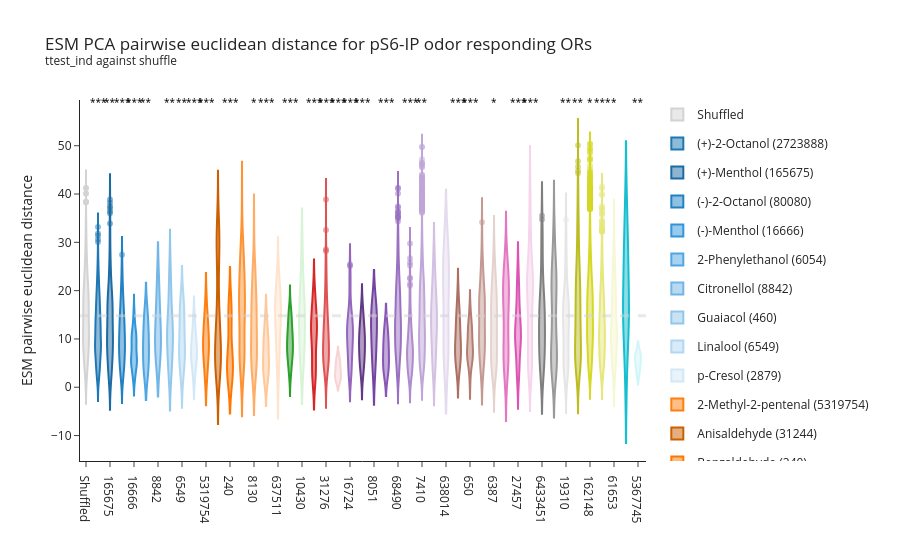

The cell this chart's notebook holds for it:
### Code cell
# Bar plot to show ESM euclidean distance between OR responding to the same ligands via pS6


fig = go.Figure()

# Randomly sample same number of comparisons for shuffled control
OR_mask = random.sample(list(ps6_df.DL_OR.unique()), 
                        50)
shuffled_data = pca_distance[(pca_distance.OR1.isin(OR_mask)) &
                             (pca_distance.OR2.isin(OR_mask))]

# Shuffled control bar
fig.add_trace(go.Violin(
    x=['Shuffled'] * len(shuffled_data),
    y=shuffled_data['ESM_Distance'],
    # error_y=dict(type='data', array=[shuffled_data['ESM_Distance'].std()]),
    name='Shuffled',
    marker=dict(color='#D3D3D3', opacity=1),
    # offsetgroup='Shuffled',
    legendgroup='Shuffled'
))

# colormap = cf.distinct_colors(ps6_df.odor_category.unique(), category = 'tab10')
category_colors = cf.distinct_colors(ps6_df.odor_category.unique(), category = 'tab10')
colormap = {}
for _category in ps6_df.odor_category.unique():     
    colormap.update(cf.generate_faded_shades(category_colors[_category],
                                     list(ps6_df[ps6_df.odor_category == _category].odor.unique())))


for _odor in ps6_df.odor.unique(): 
    
    # Subset: DL_OR comparisons
    ps6_subset = ps6_df[(ps6_df.odor == _odor) & 
                        (ps6_df.FDR < 0.05) & 
                        (ps6_df.logFC > 1)]
    if len(ps6_subset) <= 2: 
        continue
    
    cid = ps6_subset.cid.unique().astype(str).item()
    odor_group = ps6_subset.odor_category.unique().item()
    # concentration = ps6_subset.concentration.unique().astype(str).item()
    OR_mask = ps6_subset.DL_OR
    
    odor_data = pca_distance[(pca_distance.OR1.isin(OR_mask)) &
                            (pca_distance.OR2.isin(OR_mask))]
    
    fig.add_trace(go.Violin(
        x=[cid] * len(odor_data),
        y=odor_data['ESM_Distance'].values,
        name=f'{_odor} ({cid})',
        # mode = 'markers', 
        marker=dict(color=colormap[_odor],
                    opacity=0.5),
        # offsetgroup=concentration,
        legendgroup=cid
    ))
    
from scipy import stats  
label = []
label_symbols = []
for _pairs in [[0,i] for i in range(len(fig.data))]:
    tstat, pvalue = stats.ttest_ind(
        fig['data'][_pairs[0]]['y'],
        fig['data'][_pairs[1]]['y'],
        equal_var=False)
    if pvalue < 0.05: 
        label.append([_pairs[1], _pairs[1]])
        label_symbols.append(pf.format_pvalue(pvalue, p_round=1, 
                                              show='symbol'
                                              ))
        
fig = pf.add_p_value_annotation(fig, 
                                label, 
                                just_annotate = label_symbols, 
                                y_padding=False,
                                font_size=10, 
                                _format=dict(interline=0.00, text_height=1, color='black'))
# fig = pf.add_p_value_annotation(fig, 
#                                 [[0,i] for i in range(len(fig.data))], 
#                                 test_type='ttest_ind', 
#                                 # popmean = 0,  
#                                 # include_tstat=True, 
#                                 # y_padding=False, 
#                                 font_size=10,
#                                 show='symbol',
#                                 p_round=2, 
#                                 _format=dict(interline=0.00, text_height=1, color='black'))

fig.add_hline(y=shuffled_data['ESM_Distance'].mean(), line_width=3, line_dash="dash", line_color="#D3D3D3", opacity = 0.5)

fig.update_layout(
    title="ESM PCA pairwise euclidean distance for pS6-IP odor responding ORs <br><sup>ttest_ind against shuffle",
    yaxis_title="ESM pairwise euclidean distance",
    xaxis_title="",
    barmode='group'
)

fig.update_layout(template = 'simple_white')
fig.show()

fig.write_html('/mnt/data2/Justice/OR_learning/output/ESM/PCA/Cbc_esm/Cbc_esm_pairwise_odorOR_PCAdist.html')

### Figure 1 — Plotly figure (JSON) as saved in the notebook; plotly's stock layout.template omitted (floating-point values rounded to 4 significant figures; data arrays with more than 128 entries replaced by an {"elided": "..."} marker saying what was removed)
{"data": [{"legendgroup": "Shuffled", "marker": {"color": "#D3D3D3", "opacity": 1}, "name": "Shuffled", "type": "violin", "x": {"elided": "1176 str values"}, "y": {"elided": "1176 float values"}}, {"legendgroup": "2723888", "marker": {"color": "#1f77b4", "opacity": 0.5}, "name": "(+)-2-Octanol (2723888)", "type": "violin", "x": {"elided": "1711 str values"}, "y": {"elided": "1711 float values"}}, {"legendgroup": "165675", "marker": {"color": "#1c6ba3", "opacity": 0.5}, "name": "(+)-Menthol (165675)", "type": "violin", "x": {"elided": "300 str values"}, "y": {"elided": "300 float values"}}, {"legendgroup": "80080", "marker": {"color": "#2181c3", "opacity": 0.5}, "name": "(-)-2-Octanol (80080)", "type": "violin", "x": {"elided": "465 str values"}, "y": {"elided": "465 float values"}}, {"legendgroup": "16666", "marker": {"color": "#3095db", "opacity": 0.5}, "name": "(-)-Menthol (16666)", "type": "violin", "x": {"elided": "153 str values"}, "y": {"elided": "153 float values"}}, {"legendgroup": "6054", "marker": {"color": "#50a6e1", "opacity": 0.5}, "name": "2-Phenylethanol (6054)", "type": "violin", "x": ["6054", "6054", "6054", "6054", "6054", "6054", "6054", "6054", "6054", "6054"], "y": [15.69, 3.29, 4.11, 10.46, 12.44, 14.5, 9.391, 3.678, 7.713, 7.217]}, {"legendgroup": "8842", "marker": {"color": "#71b6e6", "opacity": 0.5}, "name": "Citronellol (8842)", "type": "violin", "x": ["8842", "8842", "8842", "8842", "8842", "8842"], "y": [8.833, 15.51, 21.59, 7.784, 13.08, 6.545]}, {"legendgroup": "460", "marker": {"color": "#92c7ec", "opacity": 0.5}, "name": "Guaiacol (460)", "type": "violin", "x": ["460", "460", "460", "460", "460", "460", "460", "460", "460", "460", "460", "460", "460", "460", "460", "460", "460", "460", "460", "460", "460", "460", "460", "460", "460", "460", "460", "460", "460", "460", "460", "460", "460", "460", "460", "460"], "y": [18.85, 23.45, 11.94, 26.02, 23.5, 15.05, 18.23, 16.79, 16.13, 14.94, 21.21, 20.24, 11.53, 10.51, 11.45, 11.82, 5.174, 5.164, 8.581, 6.397, 6.995, 14.09, 11.6, 4.632, 8.032, 6.172, 2.697, 12.26, 11.04, 11.04, 10.31, 9.763, 9.349, 3.464, 1.753, 1.89]}, {"legendgroup": "6549", "marker": {"color": "#b2d8f1", "opacity": 0.5}, "name": "Linalool (6549)", "type": "violin", "x": ["6549", "6549", "6549", "6549", "6549", "6549", "6549", "6549", "6549", "6549", "6549", "6549", "6549", "6549", "6549"], "y": [8.343, 6.374, 4.06, 15.5, 5.562, 2.115, 8.354, 18.71, 13.83, 6.278, 17.05, 11.92, 11.87, 8.202, 16.76]}, {"legendgroup": "2879", "marker": {"color": "#d3e8f7", "opacity": 0.5}, "name": "p-Cresol (2879)", "type": "violin", "x": ["2879", "2879", "2879", "2879", "2879", "2879", "2879", "2879", "2879", "2879", "2879", "2879", "2879", "2879", "2879", "2879", "2879", "2879", "2879", "2879", "2879", "2879", "2879", "2879", "2879", "2879", "2879", "2879", "2879", "2879", "2879", "2879", "2879", "2879", "2879", "2879"], "y": [4.357, 7.791, 5.566, 3.041, 6.333, 11.51, 6.682, 8.836, 5.621, 1.226, 1.335, 7.492, 10.65, 9.387, 13.06, 5.723, 6.208, 5.246, 5.284, 8.349, 14.25, 2.527, 8.376, 10.94, 10.47, 14.29, 7.05, 10.92, 8.559, 11.81, 5.908, 3.16, 9.524, 8.512, 15.11, 6.594]}, {"legendgroup": "5319754", "marker": {"color": "#ff7f0e", "opacity": 0.5}, "name": "2-Methyl-2-pentenal (5319754)", "type": "violin", "x": ["5319754", "5319754", "5319754", "5319754", "5319754", "5319754", "5319754", "5319754", "5319754", "5319754", "5319754", "5319754", "5319754", "5319754", "5319754", "5319754", "5319754", "5319754", "5319754", "5319754", "5319754", "5319754", "5319754", "5319754", "5319754", "5319754", "5319754", "5319754", "5319754", "5319754", "5319754", "5319754", "5319754", "5319754", "5319754", "5319754"], "y": [12.19, 9.15, 8.264, 9.457, 5.204, 12.9, 15.69, 7.384, 8.386, 8.93, 7.215, 11.34, 6.322, 3.512, 15.79, 1.046, 1.208, 4.936, 13.38, 10.86, 8.587, 2.056, 3.893, 13.55, 11.6, 7.604, 5.75, 12.4, 9.648, 9.654, 14.51, 14.49, 4.468, 7.892, 18.79, 18.88]}, {"legendgroup": "31244", "marker": {"color": "#cc5f00", "opacity": 0.5}, "name": "Anisaldehyde (31244)", "type": "violin", "x": {"elided": "171 str values"}, "y": {"elided": "171 float values"}}, {"legendgroup": "240", "marker": {"color": "#ff7700", "opacity": 0.5}, "name": "Benzaldehyde (240)", "type": "violin", "x": ["240", "240", "240", "240", "240", "240", "240", "240", "240", "240", "240", "240", "240", "240", "240"], "y": [17.04, 17.7, 13.81, 15.41, 13.92, 7.691, 3.269, 3.976, 3.994, 7.49, 4.295, 5.822, 3.22, 1.795, 1.751]}, {"legendgroup": "638011", "marker": {"color": "#ff9233", "opacity": 0.5}, "name": "Citral (638011)", "type": "violin", "x": ["638011", "638011", "638011", "638011", "638011", "638011", "638011", "638011", "638011", "638011", "638011", "638011", "638011", "638011", "638011", "638011", "638011", "638011", "638011", "638011", "638011", "638011", "638011", "638011", "638011", "638011", "638011", "638011", "638011", "638011", "638011", "638011", "638011", "638011", "638011", "638011", "638011", "638011", "638011", "638011", "638011", "638011", "638011", "638011", "638011", "638011", "638011", "638011", "638011", "638011", "638011", "638011", "638011", "638011", "638011", "638011", "638011", "638011", "638011", "638011", "638011", "638011", "638011", "638011", "638011", "638011", "638011", "638011", "638011", "638011", "638011", "638011", "638011", "638011", "638011", "638011", "638011", "638011", "638011", "638011", "638011", "638011", "638011", "638011", "638011", "638011", "638011", "638011", "638011", "638011", "638011", "638011", "638011", "638011", "638011", "638011", "638011", "638011", "638011", "638011", "638011", "638011", "638011", "638011", "638011", "638011", "638011", "638011", "638011", "638011", "638011", "638011", "638011", "638011", "638011", "638011", "638011", "638011", "638011", "638011"], "y": [6.271, 11.04, 13.78, 15.43, 10.68, 11.53, 8.385, 9.504, 14.41, 20.58, 6.848, 15.39, 16.9, 20.45, 23.79, 15.74, 18.12, 21.2, 15.96, 16.44, 14.1, 15.77, 20.39, 26.29, 5.772, 15.17, 13.41, 25.59, 29.72, 2.862, 6.995, 2.011, 0.9277, 4.166, 8.833, 7.4, 21.41, 17.88, 25.82, 27.91, 23.41, 15.27, 7.193, 4.314, 2.814, 6.888, 11.23, 8.259, 23.26, 20.63, 28.68, 30.6, 25.59, 14.51, 5.645, 6.071, 7.111, 8.079, 1.907, 17.22, 21.84, 28.05, 31.86, 20.24, 8.593, 1.52, 2.71, 6.957, 5.671, 19.4, 17.45, 24.87, 27.54, 21.46, 14.19, 4.091, 8.476, 6.532, 20.82, 18.37, 26.09, 28.43, 22.96, 14.35, 4.904, 6.387, 17.88, 15.01, 22.19, 25.09, 19.53, 15.63, 6.374, 13.07, 14.81, 20.05, 24.49, 14.63, 15.23, 15.48, 20.59, 26.42, 30.52, 18.39, 9.378, 22.83, 22.54, 29.91, 4.319, 18.61, 9.569, 10.09, 21.37, 29.88, 8.315, 19.48, 34.98, 27.29, 39.71, 22.64]}, {"legendgroup": "8130", "marker": {"color": "#ffad66", "opacity": 0.5}, "name": "Heptanal (8130)", "type": "violin", "x": ["8130", "8130", "8130", "8130", "8130", "8130", "8130", "8130", "8130", "8130", "8130", "8130", "8130", "8130", "8130", "8130", "8130", "8130", "8130", "8130", "8130", "8130", "8130", "8130", "8130", "8130", "8130", "8130", "8130", "8130", "8130", "8130", "8130", "8130", "8130", "8130", "8130", "8130", "8130", "8130", "8130", "8130", "8130", "8130", "8130", "8130", "8130", "8130", "8130", "8130", "8130", "8130", "8130", "8130", "8130", "8130", "8130", "8130", "8130", "8130", "8130", "8130", "8130", "8130", "8130", "8130", "8130", "8130", "8130", "8130", "8130", "8130", "8130", "8130", "8130", "8130", "8130", "8130", "8130", "8130", "8130", "8130", "8130", "8130", "8130", "8130", "8130", "8130", "8130", "8130", "8130", "8130", "8130", "8130", "8130", "8130", "8130", "8130", "8130", "8130", "8130", "8130", "8130", "8130", "8130"], "y": [0.5541, 4.232, 2.933, 2.57, 13.33, 8.833, 6.08, 21.22, 0.8583, 6.386, 6.872, 13.73, 17.36, 19.39, 4.667, 3.444, 3.025, 12.81, 8.282, 5.538, 21.36, 1.295, 6.894, 6.789, 14.02, 17.8, 19.84, 4.015, 1.669, 17.34, 12.15, 9.306, 23.36, 4.299, 5.994, 10.51, 15.01, 16.99, 15.18, 2.882, 15.58, 11.65, 8.96, 19.48, 2.173, 3.453, 6.793, 11.42, 14.51, 18.16, 15.78, 10.83, 7.993, 22.35, 2.655, 5.682, 8.968, 14.27, 16.9, 16.83, 6.465, 8.649, 24.24, 13.69, 18.49, 11.57, 21.05, 27.11, 32.36, 2.846, 25.69, 9.484, 15.02, 10.7, 20.3, 25.3, 26.61, 24.52, 6.788, 12.38, 9.221, 18.39, 22.98, 23.9, 20.45, 17.86, 15.32, 8.905, 12.99, 33.6, 5.61, 6.388, 12.89, 16.51, 19.33, 8.195, 9.19, 11.22, 17.23, 9.762, 15.55, 24.88, 6.801, 24.78, 22.14]}, {"legendgroup": "454", "marker": {"color": "#ffc899", "opacity": 0.5}, "name": "Octanal (454)", "type": "violin", "x": ["454", "454", "454", "454", "454", "454", "454", "454", "454", "454", "454", "454", "454", "454", "454", "454", "454", "454", "454", "454", "454", "454", "454", "454", "454", "454", "454", "454"], "y": [14.17, 14.73, 11.23, 8.493, 11.6, 13.63, 8.853, 0.5541, 4.232, 10.05, 2.933, 0.8583, 6.386, 4.667, 10.49, 3.444, 1.295, 6.894, 5.827, 4.015, 4.299, 5.994, 9.048, 10.02, 9.01, 2.173, 3.453, 5.61]}, {"legendgroup": "637511", "marker": {"color": "#ffe3cc", "opacity": 0.5}, "name": "Trans-cinnamaldehyde (637511)", "type": "violin", "x": ["637511", "637511", "637511", "637511", "637511", "637511", "637511", "637511", "637511", "637511", "637511", "637511", "637511", "637511", "637511"], "y": [16.84, 12.87, 12.68, 17.38, 6.755, 13.23, 14.21, 20.54, 23.54, 1.055, 7.475, 17.32, 6.67, 16.77, 19.47]}, {"legendgroup": "264", "marker": {"color": "#2ca02c", "opacity": 0.5}, "name": "Butyric acid (264)", "type": "violin", "x": ["264", "264", "264", "264", "264", "264", "264", "264", "264", "264", "264", "264", "264", "264", "264", "264", "264", "264", "264", "264", "264", "264", "264", "264", "264", "264", "264", "264", "264", "264", "264", "264", "264", "264", "264", "264", "264", "264", "264", "264", "264", "264", "264", "264", "264", "264", "264", "264", "264", "264", "264", "264", "264", "264", "264", "264", "264", "264", "264", "264", "264", "264", "264", "264", "264", "264", "264", "264", "264", "264", "264", "264", "264", "264", "264", "264", "264", "264"], "y": [3.371, 6.818, 14.24, 12.97, 5.275, 14.78, 9.95, 15.26, 13.8, 7.414, 16.08, 14.42, 7.465, 13.2, 11.14, 5.675, 14.45, 12.05, 16.03, 14.73, 6.259, 14.45, 11.63, 8.302, 8.536, 1.79, 8.135, 5.725, 8.618, 7.273, 3.758, 10.88, 12.17, 3.744, 9.178, 3.163, 11.91, 8.069, 8.159, 6.988, 3.191, 8.724, 8.673, 6.765, 13.46, 11.32, 11.06, 5.662, 3.362, 5.09, 9.508, 7.031, 10.39, 9.061, 3.171, 11.41, 11.63, 10.17, 5.027, 5.409, 8.279, 6.076, 11.83, 7.401, 5.881, 9.459, 15.0, 17.68, 1.569, 10.7, 11.1, 16.39, 9.693, 11.31, 16.04, 8.672, 8.512, 6.941]}, {"legendgroup": "10430", "marker": {"color": "#d7f4d7", "opacity": 0.5}, "name": "Isovaleric acid (10430)", "type": "violin", "x": ["10430", "10430", "10430", "10430", "10430", "10430", "10430", "10430", "10430", "10430"], "y": [18.54, 11.9, 5.703, 14.34, 7.323, 14.06, 27.81, 6.849, 20.59, 14.73]}, {"legendgroup": "7762", "marker": {"color": "#d62728", "opacity": 0.5}, "name": "Ethyl butyrate (7762)", "type": "violin", "x": ["7762", "7762", "7762", "7762", "7762", "7762", "7762", "7762", "7762", "7762", "7762", "7762", "7762", "7762", "7762", "7762", "7762", "7762", "7762", "7762", "7762", "7762", "7762", "7762", "7762", "7762", "7762", "7762", "7762", "7762", "7762", "7762", "7762", "7762", "7762", "7762", "7762", "7762", "7762", "7762", "7762", "7762", "7762", "7762", "7762"], "y": [1.213, 1.537, 4.21, 5.195, 7.697, 12.51, 14.6, 15.79, 9.658, 2.27, 3.0, 3.986, 8.51, 13.72, 15.82, 16.99, 10.36, 5.025, 5.99, 6.254, 12.09, 14.18, 15.62, 10.65, 0.9864, 10.95, 16.71, 18.8, 19.91, 12.31, 11.83, 17.69, 19.78, 20.86, 13.02, 9.945, 11.7, 14.01, 14.13, 2.099, 4.073, 10.67, 2.795, 12.12, 11.44]}, {"legendgroup": "31276", "marker": {"color": "#df5253", "opacity": 0.5}, "name": "Isoamyl acetate (31276)", "type": "violin", "x": {"elided": "276 str values"}, "y": {"elided": "276 float values"}}, {"legendgroup": "4133", "marker": {"color": "#f7d3d4", "opacity": 0.5}, "name": "Methyl salicylate (4133)", "type": "violin", "x": ["4133", "4133", "4133", "4133", "4133", "4133", "4133", "4133", "4133", "4133"], "y": [1.813, 3.981, 2.468, 2.398, 5.778, 4.281, 1.659, 1.615, 6.111, 4.499]}, {"legendgroup": "16724", "marker": {"color": "#9467bd", "opacity": 0.5}, "name": "(+)-Carvone (16724)", "type": "violin", "x": ["16724", "16724", "16724", "16724", "16724", "16724", "16724", "16724", "16724", "16724", "16724", "16724", "16724", "16724", "16724", "16724", "16724", "16724", "16724", "16724", "16724", "16724", "16724", "16724", "16724", "16724", "16724", "16724", "16724", "16724", "16724", "16724", "16724", "16724", "16724", "16724", "16724", "16724", "16724", "16724", "16724", "16724", "16724", "16724", "16724", "16724", "16724", "16724", "16724", "16724", "16724", "16724", "16724", "16724", "16724", "16724", "16724", "16724", "16724", "16724", "16724", "16724", "16724", "16724", "16724", "16724", "16724", "16724", "16724", "16724", "16724", "16724", "16724", "16724", "16724", "16724", "16724", "16724", "16724", "16724", "16724", "16724", "16724", "16724", "16724", "16724", "16724", "16724", "16724", "16724", "16724", "16724", "16724", "16724", "16724", "16724", "16724", "16724", "16724", "16724", "16724", "16724", "16724", "16724", "16724", "16724", "16724", "16724", "16724", "16724", "16724", "16724", "16724", "16724", "16724", "16724", "16724", "16724", "16724", "16724"], "y": [14.85, 11.04, 11.52, 17.48, 21.88, 23.89, 25.42, 18.8, 13.91, 23.82, 21.88, 22.2, 25.09, 16.36, 7.43, 4.843, 5.873, 9.187, 7.047, 9.036, 10.66, 6.454, 2.319, 13.62, 7.192, 11.02, 14.04, 5.148, 8.355, 1.623, 12.45, 11.31, 13.33, 14.63, 7.825, 3.064, 13.77, 11.09, 11.69, 14.74, 5.435, 3.808, 14.0, 11.71, 13.71, 14.82, 7.342, 3.709, 12.66, 11.32, 10.77, 13.76, 4.903, 4.086, 12.03, 13.1, 15.2, 15.18, 11.29, 22.35, 13.02, 19.63, 22.43, 14.3, 14.26, 2.027, 3.692, 6.45, 8.243, 12.01, 1.247, 9.4, 11.5, 7.773, 15.08, 2.103, 8.023, 10.27, 12.7, 2.571, 10.26, 11.92, 9.613, 17.11, 8.381, 11.6, 11.82, 3.548, 9.639, 10.81, 10.34, 18.44, 5.519, 7.212, 5.472, 4.569, 7.592, 2.441, 11.39, 12.31, 8.048, 9.892, 12.98, 3.536, 6.856, 10.77, 2.733, 1.75, 8.78, 16.58, 8.17, 10.26, 7.063, 14.9, 3.092, 6.412, 14.81, 9.504, 17.76, 8.949]}, {"legendgroup": "439570", "marker": {"color": "#613985", "opacity": 0.5}, "name": "(-)-Carvone (439570)", "type": "violin", "x": ["439570", "439570", "439570", "439570", "439570", "439570", "439570", "439570", "439570", "439570", "439570", "439570", "439570", "439570", "439570", "439570", "439570", "439570", "439570", "439570", "439570", "439570", "439570", "439570", "439570", "439570", "439570", "439570", "439570", "439570", "439570", "439570", "439570", "439570", "439570", "439570"], "y": [3.748, 4.843, 5.873, 6.454, 13.62, 7.192, 11.02, 8.355, 7.416, 8.842, 9.972, 17.18, 9.072, 14.52, 10.03, 1.623, 7.825, 13.77, 11.09, 11.69, 3.808, 7.342, 12.66, 11.32, 10.77, 4.086, 7.212, 5.472, 4.569, 11.39, 10.77, 2.733, 16.58, 8.17, 14.9, 14.81]}, {"legendgroup": "8051", "marker": {"color": "#7445a0", "opacity": 0.5}, "name": "2-Heptanone (8051)", "type": "violin", "x": ["8051", "8051", "8051", "8051", "8051", "8051", "8051", "8051", "8051", "8051"], "y": [8.493, 8.305, 13.94, 14.79, 5.639, 17.86, 17.34, 12.67, 11.83, 2.782]}, {"legendgroup": "11583", "marker": {"color": "#8856b5", "opacity": 0.5}, "name": "2-Hexanone (11583)", "type": "violin", "x": ["11583", "11583", "11583", "11583", "11583", "11583", "11583", "11583", "11583", "11583"], "y": [3.814, 4.502, 9.717, 8.385, 8.285, 12.67, 11.83, 6.632, 4.459, 2.782]}, {"legendgroup": "68490", "marker": {"color": "#9a70c1", "opacity": 0.5}, "name": "2-Hydroxy acetophenone (68490)", "type": "violin", "x": {"elided": "1830 str values"}, "y": {"elided": "1830 float values"}}, {"legendgroup": "8500", "marker": {"color": "#ad8bcc", "opacity": 0.5}, "name": "4-Methylacetophenone (8500)", "type": "violin", "x": {"elided": "231 str values"}, "y": {"elided": "231 float values"}}, {"legendgroup": "7410", "marker": {"color": "#c0a6d8", "opacity": 0.5}, "name": "Acetophenone (7410)", "type": "violin", "x": {"elided": "8128 str values"}, "y": {"elided": "8128 float values"}}, {"legendgroup": "32052", "marker": {"color": "#d3c0e3", "opacity": 0.5}, "name": "β-Damascone (32052)", "type": "violin", "x": ["32052", "32052", "32052", "32052", "32052", "32052", "32052", "32052", "32052", "32052", "32052", "32052", "32052", "32052", "32052", "32052", "32052", "32052", "32052", "32052", "32052", "32052", "32052", "32052", "32052", "32052", "32052", "32052", "32052", "32052", "32052", "32052", "32052", "32052", "32052", "32052", "32052", "32052", "32052", "32052", "32052", "32052", "32052", "32052", "32052", "32052", "32052", "32052", "32052", "32052", "32052", "32052", "32052", "32052", "32052"], "y": [12.45, 4.049, 10.84, 23.79, 22.28, 16.35, 19.82, 15.82, 12.79, 8.861, 15.45, 21.62, 16.32, 16.06, 17.54, 18.28, 13.99, 13.87, 16.53, 11.7, 27.8, 26.32, 20.09, 23.74, 19.82, 16.68, 11.79, 27.22, 25.01, 14.9, 19.41, 17.28, 13.58, 6.36, 2.504, 13.65, 10.02, 10.02, 13.65, 20.89, 11.18, 7.532, 7.739, 11.44, 18.74, 4.529, 4.441, 3.97, 9.328, 4.48, 7.062, 13.68, 3.73, 11.04, 7.31]}, {"legendgroup": "638014", "marker": {"color": "#e5dbef", "opacity": 0.5}, "name": "β-Ionone (638014)", "type": "violin", "x": ["638014", "638014", "638014", "638014", "638014", "638014", "638014", "638014", "638014", "638014"], "y": [6.447, 22.55, 25.68, 7.6, 19.11, 20.38, 8.938, 9.008, 27.97, 29.05]}, {"legendgroup": "536095", "marker": {"color": "#ab6f63", "opacity": 0.5}, "name": "DHB (536095)", "type": "violin", "x": ["536095", "536095", "536095", "536095", "536095", "536095", "536095", "536095", "536095", "536095", "536095", "536095", "536095", "536095", "536095", "536095", "536095", "536095", "536095", "536095", "536095", "536095", "536095", "536095", "536095", "536095", "536095", "536095"], "y": [4.357, 8.385, 9.416, 4.12, 7.994, 6.89, 13.09, 4.243, 5.535, 6.672, 7.522, 9.053, 14.34, 5.134, 9.412, 10.59, 11.06, 17.84, 12.21, 7.148, 14.52, 14.38, 12.09, 2.772, 16.99, 14.85, 7.336, 19.63]}, {"legendgroup": "650", "marker": {"color": "#b37d72", "opacity": 0.5}, "name": "Diacetyl (650)", "type": "violin", "x": ["650", "650", "650", "650", "650", "650", "650", "650", "650", "650", "650", "650", "650", "650", "650", "650", "650", "650", "650", "650", "650"], "y": [16.01, 10.33, 6.788, 6.274, 5.711, 11.64, 5.932, 12.69, 14.36, 11.8, 12.01, 6.941, 8.569, 7.254, 7.748, 1.688, 8.438, 4.851, 9.094, 5.816, 12.37]}, {"legendgroup": "5281517", "marker": {"color": "#c49991", "opacity": 0.5}, "name": "E-beta-Farnesene (5281517)", "type": "violin", "x": {"elided": "231 str values"}, "y": {"elided": "231 float values"}}, {"legendgroup": "6387", "marker": {"color": "#e4d2ce", "opacity": 0.5}, "name": "TBM (6387)", "type": "violin", "x": {"elided": "136 str values"}, "y": {"elided": "136 float values"}}, {"legendgroup": "31252", "marker": {"color": "#e377c2", "opacity": 0.5}, "name": "2,5-Dimethylpyrazine (31252)", "type": "violin", "x": ["31252", "31252", "31252", "31252", "31252", "31252", "31252", "31252", "31252", "31252", "31252", "31252", "31252", "31252", "31252", "31252", "31252", "31252", "31252", "31252", "31252", "31252", "31252", "31252", "31252", "31252", "31252", "31252", "31252", "31252", "31252", "31252", "31252", "31252", "31252", "31252", "31252", "31252", "31252", "31252", "31252", "31252", "31252", "31252", "31252", "31252", "31252", "31252", "31252", "31252", "31252", "31252", "31252", "31252", "31252"], "y": [20.17, 19.51, 26.12, 19.84, 23.82, 28.93, 27.03, 18.18, 24.96, 22.6, 5.1, 6.978, 4.854, 19.58, 25.89, 24.48, 18.68, 22.51, 11.1, 6.973, 0.4222, 14.49, 20.79, 19.39, 13.98, 17.43, 6.208, 6.569, 18.43, 24.04, 23.05, 19.73, 21.47, 9.265, 14.76, 21.04, 19.66, 14.36, 17.72, 6.333, 6.417, 4.901, 6.039, 3.043, 9.209, 1.899, 10.79, 4.06, 15.13, 8.896, 2.213, 13.96, 6.784, 10.96, 12.25]}, {"legendgroup": "27457", "marker": {"color": "#dc55b3", "opacity": 0.5}, "name": "2-Ethyl-3-methylpyrazine (27457)", "type": "violin", "x": ["27457", "27457", "27457", "27457", "27457", "27457", "27457", "27457", "27457", "27457", "27457", "27457", "27457", "27457", "27457", "27457", "27457", "27457", "27457", "27457", "27457", "27457", "27457", "27457", "27457", "27457", "27457", "27457", "27457", "27457", "27457", "27457", "27457", "27457", "27457", "27457", "27457", "27457", "27457", "27457", "27457", "27457", "27457", "27457", "27457", "27457", "27457", "27457", "27457", "27457", "27457", "27457", "27457", "27457", "27457", "27457", "27457", "27457", "27457", "27457", "27457", "27457", "27457", "27457", "27457", "27457"], "y": [3.326, 2.608, 2.478, 22.74, 17.02, 12.11, 13.06, 12.15, 21.89, 20.27, 13.18, 5.667, 5.394, 25.11, 19.66, 13.98, 15.14, 15.38, 25.05, 23.5, 15.82, 0.4222, 20.2, 14.43, 9.87, 10.69, 9.718, 19.39, 17.84, 10.59, 20.27, 14.54, 9.79, 10.66, 10.03, 19.66, 18.15, 10.7, 6.165, 11.46, 10.08, 13.89, 10.72, 12.41, 9.727, 7.267, 5.748, 7.836, 8.567, 9.031, 3.847, 1.526, 9.516, 15.34, 15.08, 4.668, 8.821, 13.92, 13.78, 3.494, 9.796, 8.127, 5.669, 2.507, 10.83, 10.42]}, {"legendgroup": "1049", "marker": {"color": "#f6d4ec", "opacity": 0.5}, "name": "Pyridine (1049)", "type": "violin", "x": {"elided": "946 str values"}, "y": {"elided": "946 float values"}}, {"legendgroup": "6433451", "marker": {"color": "#7f7f7f", "opacity": 0.5}, "name": "2-Butene-1-thiol (6433451)", "type": "violin", "x": ["6433451", "6433451", "6433451", "6433451", "6433451", "6433451", "6433451", "6433451", "6433451", "6433451", "6433451", "6433451", "6433451", "6433451", "6433451", "6433451", "6433451", "6433451", "6433451", "6433451", "6433451", "6433451", "6433451", "6433451", "6433451", "6433451", "6433451", "6433451", "6433451", "6433451", "6433451", "6433451", "6433451", "6433451", "6433451", "6433451", "6433451", "6433451", "6433451", "6433451", "6433451", "6433451", "6433451", "6433451", "6433451", "6433451", "6433451", "6433451", "6433451", "6433451", "6433451", "6433451", "6433451", "6433451", "6433451", "6433451", "6433451", "6433451", "6433451", "6433451", "6433451", "6433451", "6433451", "6433451", "6433451", "6433451", "6433451", "6433451", "6433451", "6433451", "6433451", "6433451", "6433451", "6433451", "6433451", "6433451", "6433451", "6433451"], "y": [6.221, 5.388, 7.36, 9.306, 9.151, 9.341, 8.032, 17.09, 26.41, 9.701, 9.258, 11.41, 4.169, 11.29, 12.62, 4.078, 3.14, 8.936, 22.98, 32.01, 15.87, 15.3, 17.45, 7.571, 8.622, 4.461, 6.614, 4.774, 22.24, 31.69, 14.56, 14.36, 16.48, 2.089, 11.8, 14.11, 4.773, 18.55, 28.18, 10.8, 11.35, 13.03, 12.51, 15.23, 4.726, 20.12, 29.7, 12.53, 13.2, 14.76, 3.886, 7.972, 26.24, 35.51, 18.74, 18.4, 20.54, 11.1, 25.89, 34.75, 18.94, 18.31, 20.44, 22.7, 32.34, 14.81, 15.07, 16.99, 9.649, 7.888, 7.884, 5.784, 17.53, 17.4, 15.38, 1.424, 2.234, 2.151]}, {"legendgroup": "15510", "marker": {"color": "#999999", "opacity": 0.5}, "name": "Cyclopentanethiol (15510)", "type": "violin", "x": {"elided": "136 str values"}, "y": {"elided": "136 float values"}}, {"legendgroup": "19310", "marker": {"color": "#e5e5e5", "opacity": 0.5}, "name": "Dimethyl trisulfide (19310)", "type": "violin", "x": {"elided": "231 str values"}, "y": {"elided": "231 float values"}}, {"legendgroup": "16867", "marker": {"color": "#bcbd22", "opacity": 0.5}, "name": "2-Methyl-2-thiazoline (16867)", "type": "violin", "x": {"elided": "741 str values"}, "y": {"elided": "741 float values"}}, {"legendgroup": "162148", "marker": {"color": "#d6d826", "opacity": 0.5}, "name": "SBT (162148)", "type": "violin", "x": {"elided": "12403 str values"}, "y": {"elided": "12403 float values"}}, {"legendgroup": "263626", "marker": {"color": "#e6e77d", "opacity": 0.5}, "name": "TMT (263626)", "type": "violin", "x": {"elided": "3655 str values"}, "y": {"elided": "3655 float values"}}, {"legendgroup": "61653", "marker": {"color": "#f6f7d3", "opacity": 0.5}, "name": "nTMT (61653)", "type": "violin", "x": {"elided": "465 str values"}, "y": {"elided": "465 float values"}}, {"legendgroup": "5281163", "marker": {"color": "#17becf", "opacity": 0.5}, "name": "Ethyl tiglate (5281163)", "type": "violin", "x": ["5281163", "5281163", "5281163", "5281163", "5281163", "5281163", "5281163", "5281163", "5281163", "5281163"], "y": [16.04, 17.93, 30.17, 13.47, 2.099, 14.26, 25.13, 12.67, 27.23, 37.28]}, {"legendgroup": "5367745", "marker": {"color": "#d1f6f9", "opacity": 0.5}, "name": "Isopropyl tiglate (5367745)", "type": "violin", "x": ["5367745", "5367745", "5367745"], "y": [3.41, 5.929, 6.63]}], "layout": {"annotations": [{"font": {"color": "black", "size": 10}, "showarrow": false, "text": "***", "textangle": 0, "x": 1, "xref": "x", "y": 1.02, "yref": "y domain"}, {"font": {"color": "black", "size": 10}, "showarrow": false, "text": "**", "textangle": 0, "x": 2, "xref": "x", "y": 1.02, "yref": "y domain"}, {"font": {"color": "black", "size": 10}, "showarrow": false, "text": "***", "textangle": 0, "x": 3, "xref": "x", "y": 1.02, "yref": "y domain"}, {"font": {"color": "black", "size": 10}, "showarrow": false, "text": "***", "textangle": 0, "x": 4, "xref": "x", "y": 1.02, "yref": "y domain"}, {"font": {"color": "black", "size": 10}, "showarrow": false, "text": "**", "textangle": 0, "x": 5, "xref": "x", "y": 1.02, "yref": "y domain"}, {"font": {"color": "black", "size": 10}, "showarrow": false, "text": "**", "textangle": 0, "x": 7, "xref": "x", "y": 1.02, "yref": "y domain"}, {"font": {"color": "black", "size": 10}, "showarrow": false, "text": "**", "textangle": 0, "x": 8, "xref": "x", "y": 1.02, "yref": "y domain"}, {"font": {"color": "black", "size": 10}, "showarrow": false, "text": "***", "textangle": 0, "x": 9, "xref": "x", "y": 1.02, "yref": "y domain"}, {"font": {"color": "black", "size": 10}, "showarrow": false, "text": "***", "textangle": 0, "x": 10, "xref": "x", "y": 1.02, "yref": "y domain"}, {"font": {"color": "black", "size": 10}, "showarrow": false, "text": "***", "textangle": 0, "x": 12, "xref": "x", "y": 1.02, "yref": "y domain"}, {"font": {"color": "black", "size": 10}, "showarrow": false, "text": "*", "textangle": 0, "x": 14, "xref": "x", "y": 1.02, "yref": "y domain"}, {"font": {"color": "black", "size": 10}, "showarrow": false, "text": "***", "textangle": 0, "x": 15, "xref": "x", "y": 1.02, "yref": "y domain"}, {"font": {"color": "black", "size": 10}, "showarrow": false, "text": "***", "textangle": 0, "x": 17, "xref": "x", "y": 1.02, "yref": "y domain"}, {"font": {"color": "black", "size": 10}, "showarrow": false, "text": "***", "textangle": 0, "x": 19, "xref": "x", "y": 1.02, "yref": "y domain"}, {"font": {"color": "black", "size": 10}, "showarrow": false, "text": "***", "textangle": 0, "x": 20, "xref": "x", "y": 1.02, "yref": "y domain"}, {"font": {"color": "black", "size": 10}, "showarrow": false, "text": "***", "textangle": 0, "x": 21, "xref": "x", "y": 1.02, "yref": "y domain"}, {"font": {"color": "black", "size": 10}, "showarrow": false, "text": "***", "textangle": 0, "x": 22, "xref": "x", "y": 1.02, "yref": "y domain"}, {"font": {"color": "black", "size": 10}, "showarrow": false, "text": "***", "textangle": 0, "x": 23, "xref": "x", "y": 1.02, "yref": "y domain"}, {"font": {"color": "black", "size": 10}, "showarrow": false, "text": "***", "textangle": 0, "x": 25, "xref": "x", "y": 1.02, "yref": "y domain"}, {"font": {"color": "black", "size": 10}, "showarrow": false, "text": "***", "textangle": 0, "x": 27, "xref": "x", "y": 1.02, "yref": "y domain"}, {"font": {"color": "black", "size": 10}, "showarrow": false, "text": "**", "textangle": 0, "x": 28, "xref": "x", "y": 1.02, "yref": "y domain"}, {"font": {"color": "black", "size": 10}, "showarrow": false, "text": "***", "textangle": 0, "x": 31, "xref": "x", "y": 1.02, "yref": "y domain"}, {"font": {"color": "black", "size": 10}, "showarrow": false, "text": "***", "textangle": 0, "x": 32, "xref": "x", "y": 1.02, "yref": "y domain"}, {"font": {"color": "black", "size": 10}, "showarrow": false, "text": "*", "textangle": 0, "x": 34, "xref": "x", "y": 1.02, "yref": "y domain"}, {"font": {"color": "black", "size": 10}, "showarrow": false, "text": "***", "textangle": 0, "x": 36, "xref": "x", "y": 1.02, "yref": "y domain"}, {"font": {"color": "black", "size": 10}, "showarrow": false, "text": "***", "textangle": 0, "x": 37, "xref": "x", "y": 1.02, "yref": "y domain"}, {"font": {"color": "black", "size": 10}, "showarrow": false, "text": "**", "textangle": 0, "x": 40, "xref": "x", "y": 1.02, "yref": "y domain"}, {"font": {"color": "black", "size": 10}, "showarrow": false, "text": "**", "textangle": 0, "x": 41, "xref": "x", "y": 1.02, "yref": "y domain"}, {"font": {"color": "black", "size": 10}, "showarrow": false, "text": "*", "textangle": 0, "x": 42, "xref": "x", "y": 1.02, "yref": "y domain"}, {"font": {"color": "black", "size": 10}, "showarrow": false, "text": "***", "textangle": 0, "x": 43, "xref": "x", "y": 1.02, "yref": "y domain"}, {"font": {"color": "black", "size": 10}, "showarrow": false, "text": "*", "textangle": 0, "x": 44, "xref": "x", "y": 1.02, "yref": "y domain"}, {"font": {"color": "black", "size": 10}, "showarrow": false, "text": "**", "textangle": 0, "x": 46, "xref": "x", "y": 1.02, "yref": "y domain"}], "barmode": "group", "shapes": [{"line": {"color": "#D3D3D3", "dash": "dash", "width": 3}, "opacity": 0.5, "type": "line", "x0": 0, "x1": 1, "xref": "x domain", "y0": 14.77, "y1": 14.77, "yref": "y"}], "title": {"text": "ESM PCA pairwise euclidean distance for pS6-IP odor responding ORs <br><sup>ttest_ind against shuffle"}, "xaxis": {"title": {"text": ""}}, "yaxis": {"title": {"text": "ESM pairwise euclidean distance"}}}}
